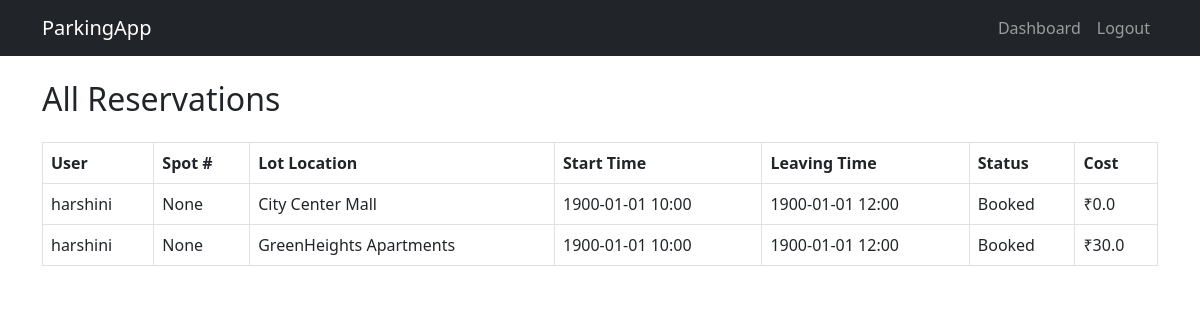
/admin/bookings (signed in), run on an earlier commit of the app's database.
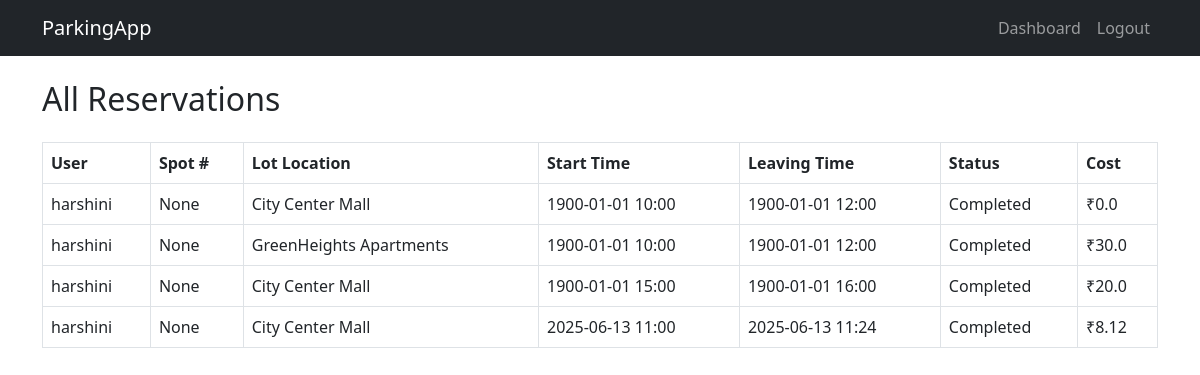
And on a later commit of the database.
### models.py (models this page shows)
class Reservation(db.Model):
    __tablename__ = 'reservations'
    id = db.Column(db.Integer, primary_key=True)
    spot_id = db.Column(db.Integer, db.ForeignKey('parking_spots.id'), nullable=False)
    user_id = db.Column(db.Integer, db.ForeignKey('users.id'), nullable=False)
    parking_time = db.Column(db.DateTime, default=datetime.utcnow)
    leaving_time = db.Column(db.DateTime, nullable=True)
    cost = db.Column(db.Float, default=0.0)
    status = db.Column(db.String(20), default='Active')  # Active or Completed

class User(db.Model, UserMixin):
    __tablename__ = 'users'
    id = db.Column(db.Integer, primary_key=True)
    email = db.Column(db.String(120), unique=True, nullable=False)
    full_name = db.Column(db.String(120),unique=True, nullable=False)
    password = db.Column(db.String(100), nullable=False)  # hashed
    created_at = db.Column(db.DateTime, default=datetime.utcnow)
    reservations = db.relationship('Reservation', backref='user', lazy=True)

class ParkingLot(db.Model):
    __tablename__ = 'parking_lots'
    id = db.Column(db.Integer, primary_key=True)
    location_name = db.Column(db.String(120), nullable=False)
    address = db.Column(db.Text, nullable=False)
    pin_code = db.Column(db.String(6), nullable=False)
    price_per_hour = db.Column(db.Float, nullable=False)
    max_spots = db.Column(db.Integer, nullable=False)
    created_at = db.Column(db.DateTime, default=datetime.utcnow)
    spots = db.relationship('ParkingSpot',backref='lot',lazy=True,cascade='all, delete',passive_deletes=True)

### app.py (the view)
@app.route('/admin/bookings')
@login_required
def view_all_bookings():
    if current_user.role != 'admin':
        flash("Unauthorized access", "danger")
        return redirect(url_for('login'))
    all_reservations = Reservation.query.join(User).join(ParkingSpot).join(ParkingLot).add_columns(
        User.full_name.label('user_name'),
        ParkingSpot.spot_number.label('spot_number'),
        ParkingLot.location_name.label('lot_location'),
        Reservation.parking_time,
        Reservation.leaving_time,
        Reservation.cost,
        Reservation.status
    ).all()
    return render_template('admin_bookings.html', bookings=all_reservations)

### app.py (called while the page is built)
@login_manager.user_loader
def load_user(user_id):
    role, actual_id = user_id.split(':')
    if role == 'admin':
        admin = db.session.get(Admin, int(actual_id))
        if admin:
            return UnifiedUser(f"{admin.id}", 'admin')
    else:
        user = db.session.get(User, int(actual_id))
        if user:
            return UnifiedUser(f"{user.id}", 'user')
    return None

### templates/admin_bookings.html
{% extends 'base.html' %}
{% block content %}
<h2 class="my-4">All Reservations</h2>
<table class="table table-bordered">
    <thead>
        <tr>
            <th>User</th>
            <th>Spot #</th>
            <th>Lot Location</th>
            <th>Start Time</th>
            <th>Leaving Time</th>
            <th>Status</th>
            <th>Cost</th>
        </tr>
    </thead>
    <tbody>
        {% for b in bookings %}
        <tr>
            <td>{{ b.user_name }}</td>
            <td>{{ b.spot_number }}</td>
            <td>{{ b.lot_location }}</td>
            <td>{{ b.parking_time.strftime('%Y-%m-%d %H:%M') }}</td>
            <td>
                {% if b.leaving_time %}
                    {{ b.leaving_time.strftime('%Y-%m-%d %H:%M') }}
                {% else %}
                    —
                {% endif %}
            </td>
            <td>{{ b.status }}</td>
            <td>₹{{ b.cost }}</td>
        </tr>
        {% endfor %}
    </tbody>
</table>
{% endblock %}

What changed in the data, as far as the page shows it:
changed Reservation (number 1 of 4 on the later page): status "Booked" → "Completed"
changed Reservation "GreenHeights Apartments": status "Booked" → "Completed"
added Reservation: user_name "harshini", spot_number "None", lot_location "City Center Mall", parking_time "1900-01-01 15:00", leaving_time "1900-01-01 16:00", status "Completed", cost "20.0"
added Reservation: user_name "harshini", spot_number "None", lot_location "City Center Mall", parking_time "2025-06-13 11:00", leaving_time "2025-06-13 11:24", status "Completed", cost "8.12"
